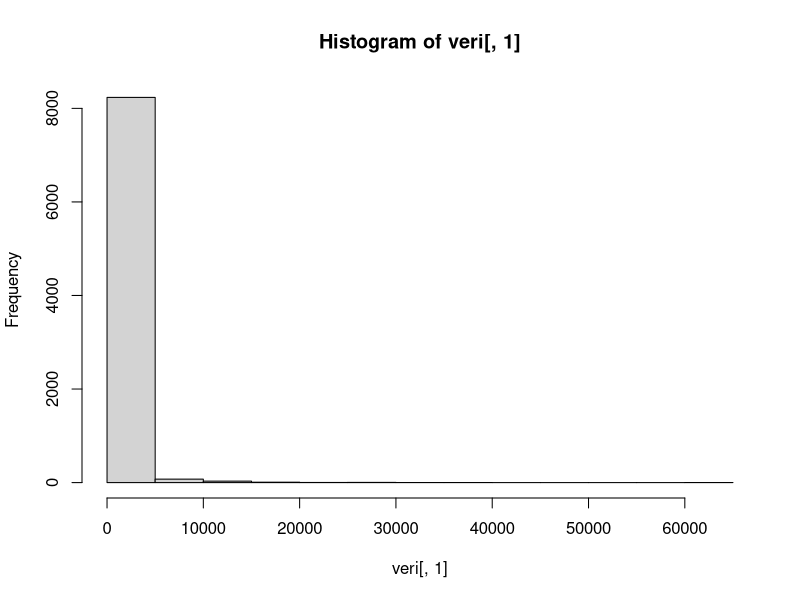
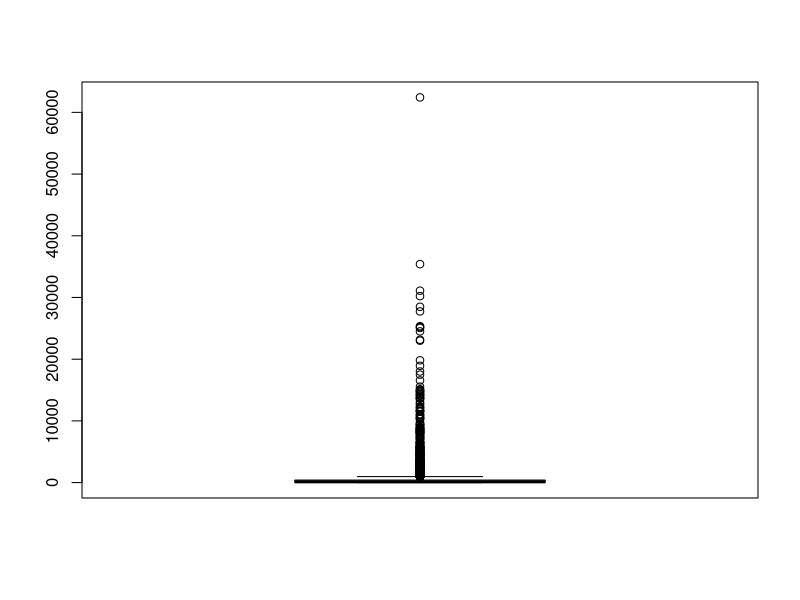
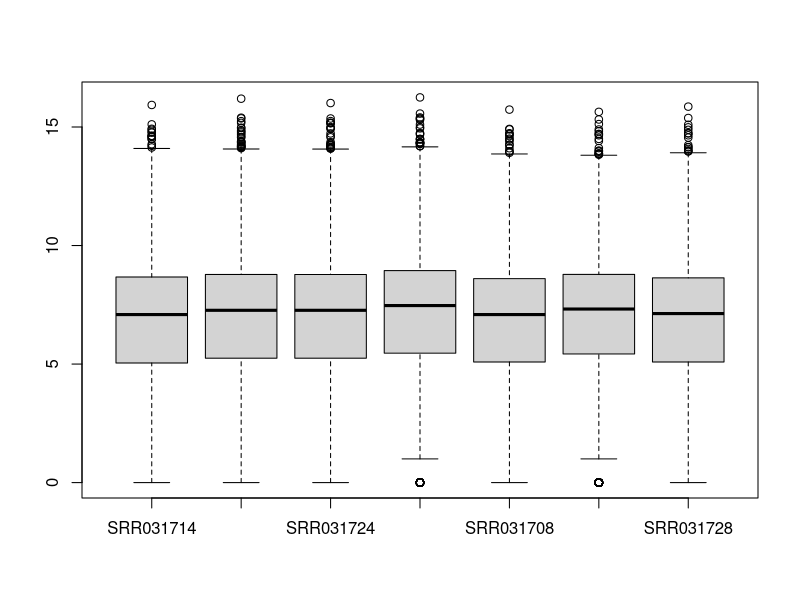
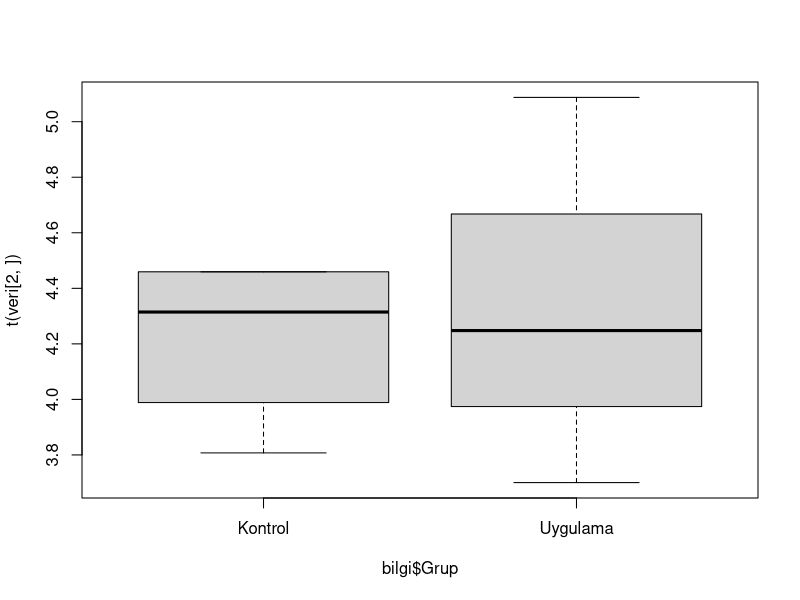

Write R code to recreate these figures, in order.
## ---- chunk 1
knitr::opts_chunk$set(echo = TRUE)
## ---- chunk 2
veri <- read.table(file = "counts_drosophila.txt", header = T, sep = " ")
bilgi <- read.table(file = "sample_info_drosophila.txt", sep = "\t", header = T)
## ---- chunk 3
library("ggplot2")
## ---- chunk 4
head(bilgi)

## ---- chunk 5
dim(veri)
dim(bilgi)
## ---- chunk 6
bilgi$Grup <- factor(bilgi$Grup)
## ---- chunk 7
hist(veri[ ,1])
boxplot(veri[ ,1])
## ---- chunk 8
veri <- log2(veri)
boxplot(veri[ ,1:7])
## ---- chunk 9
boxplot(t(veri[2, ])~bilgi$Grup)
## ---- chunk 10
bilgi$Grup[bilgi$Grup]
bilgi$Grup==bilgi$Grup

## ---- chunk 11
x <- veri[1, bilgi$Grup=="Kontrol"]
y <- veri[1, bilgi$Grup=="Uygulama"]

## ---- chunk 12
test <- t.test(x=x, y=y)
test
## ---- chunk 13
test$p.value < 0.01
